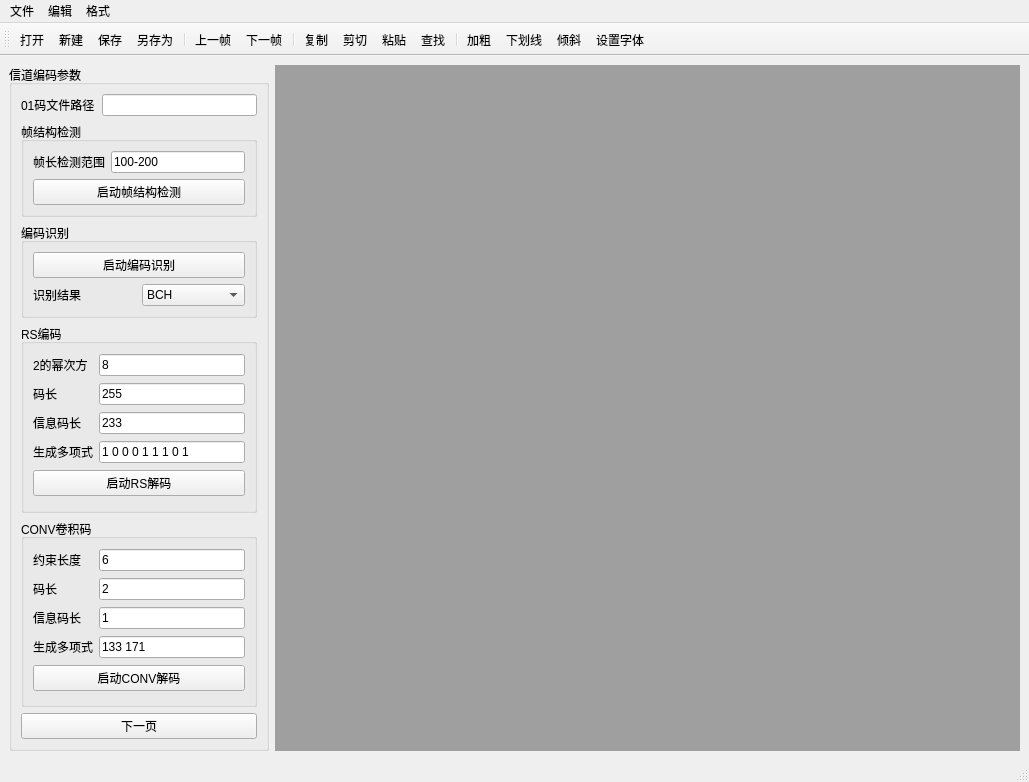
<?xml version="1.0" encoding="UTF-8"?>
<ui version="4.0">
 <class>MainWindow</class>
 <widget class="QMainWindow" name="MainWindow">
  <property name="geometry">
   <rect>
    <x>0</x>
    <y>0</y>
    <width>1029</width>
    <height>782</height>
   </rect>
  </property>
  <property name="windowTitle">
   <string>MainWindow</string>
  </property>
  <widget class="QWidget" name="centralwidget">
   <property name="sizePolicy">
    <sizepolicy hsizetype="Ignored" vsizetype="Ignored">
     <horstretch>0</horstretch>
     <verstretch>0</verstretch>
    </sizepolicy>
   </property>
   <layout class="QGridLayout" name="gridLayout_3" columnstretch="1,9">
    <item row="0" column="0">
     <widget class="QStackedWidget" name="stackedWidget">
      <property name="minimumSize">
       <size>
        <width>260</width>
        <height>0</height>
       </size>
      </property>
      <property name="currentIndex">
       <number>0</number>
      </property>
      <widget class="QWidget" name="page">
       <layout class="QGridLayout" name="gridLayout">
        <property name="leftMargin">
         <number>0</number>
        </property>
        <property name="topMargin">
         <number>0</number>
        </property>
        <property name="rightMargin">
         <number>0</number>
        </property>
        <property name="bottomMargin">
         <number>0</number>
        </property>
        <property name="spacing">
         <number>0</number>
        </property>
        <item row="0" column="0">
         <widget class="QGroupBox" name="groupBox_5">
          <property name="title">
           <string>信道编码参数</string>
          </property>
          <layout class="QGridLayout" name="gridLayout_24" rowstretch="1,2,2,5,5,1">
           <item row="0" column="0">
            <widget class="QLabel" name="label_45">
             <property name="text">
              <string>01码文件路径</string>
             </property>
            </widget>
           </item>
           <item row="0" column="1">
            <widget class="QLineEdit" name="lineEdit_bitfilename_coding">
             <property name="text">
              <string/>
             </property>
            </widget>
           </item>
           <item row="1" column="0" colspan="2">
            <widget class="QGroupBox" name="groupBox_10">
             <property name="title">
              <string>帧结构检测</string>
             </property>
             <layout class="QGridLayout" name="gridLayout_15">
              <property name="leftMargin">
               <number>9</number>
              </property>
              <property name="topMargin">
               <number>9</number>
              </property>
              <property name="bottomMargin">
               <number>9</number>
              </property>
              <item row="0" column="0">
               <widget class="QLabel" name="label_46">
                <property name="text">
                 <string>帧长检测范围</string>
                </property>
               </widget>
              </item>
              <item row="0" column="1">
               <widget class="QLineEdit" name="lineEdit_range">
                <property name="text">
                 <string>100-200</string>
                </property>
               </widget>
              </item>
              <item row="1" column="0" colspan="2">
               <widget class="QPushButton" name="pushButton_framestructuredetection">
                <property name="text">
                 <string>启动帧结构检测</string>
                </property>
               </widget>
              </item>
             </layout>
            </widget>
           </item>
           <item row="2" column="0" colspan="2">
            <widget class="QGroupBox" name="groupBox_15">
             <property name="title">
              <string>编码识别</string>
             </property>
             <layout class="QGridLayout" name="gridLayout_16">
              <item row="0" column="0" colspan="2">
               <widget class="QPushButton" name="pushButton_opencodingidentify">
                <property name="text">
                 <string>启动编码识别</string>
                </property>
               </widget>
              </item>
              <item row="1" column="0">
               <widget class="QLabel" name="label_60">
                <property name="text">
                 <string>识别结果</string>
                </property>
               </widget>
              </item>
              <item row="1" column="1">
               <widget class="QComboBox" name="comboBox_identifyresult">
                <item>
                 <property name="text">
                  <string>BCH</string>
                 </property>
                </item>
                <item>
                 <property name="text">
                  <string>RS</string>
                 </property>
                </item>
                <item>
                 <property name="text">
                  <string>系统卷积码</string>
                 </property>
                </item>
                <item>
                 <property name="text">
                  <string>非系统卷积码</string>
                 </property>
                </item>
                <item>
                 <property name="text">
                  <string>LDPC</string>
                 </property>
                </item>
                <item>
                 <property name="text">
                  <string>扰码</string>
                 </property>
                </item>
               </widget>
              </item>
             </layout>
            </widget>
           </item>
           <item row="3" column="0" colspan="2">
            <widget class="QGroupBox" name="groupBox_7">
             <property name="minimumSize">
              <size>
               <width>0</width>
               <height>0</height>
              </size>
             </property>
             <property name="title">
              <string>RS编码</string>
             </property>
             <layout class="QGridLayout" name="gridLayout_11">
              <property name="topMargin">
               <number>9</number>
              </property>
              <property name="bottomMargin">
               <number>9</number>
              </property>
              <item row="4" column="0" colspan="2">
               <widget class="QPushButton" name="pushButton_RS">
                <property name="text">
                 <string>启动RS解码</string>
                </property>
               </widget>
              </item>
              <item row="0" column="0">
               <widget class="QLabel" name="label_36">
                <property name="text">
                 <string>2的幂次方</string>
                </property>
               </widget>
              </item>
              <item row="1" column="1">
               <widget class="QLineEdit" name="lineEdit_rs_n">
                <property name="text">
                 <string>255</string>
                </property>
               </widget>
              </item>
              <item row="3" column="0">
               <widget class="QLabel" name="label_39">
                <property name="text">
                 <string>生成多项式</string>
                </property>
               </widget>
              </item>
              <item row="3" column="1">
               <widget class="QLineEdit" name="lineEdit_rs_g">
                <property name="text">
                 <string>1 0 0 0 1 1 1 0 1</string>
                </property>
               </widget>
              </item>
              <item row="0" column="1">
               <widget class="QLineEdit" name="lineEdit_rs_m">
                <property name="text">
                 <string>8</string>
                </property>
               </widget>
              </item>
              <item row="2" column="1">
               <widget class="QLineEdit" name="lineEdit_rs_k">
                <property name="text">
                 <string>233</string>
                </property>
               </widget>
              </item>
              <item row="1" column="0">
               <widget class="QLabel" name="label_37">
                <property name="text">
                 <string>码长</string>
                </property>
               </widget>
              </item>
              <item row="2" column="0">
               <widget class="QLabel" name="label_38">
                <property name="text">
                 <string>信息码长</string>
                </property>
               </widget>
              </item>
             </layout>
            </widget>
           </item>
           <item row="4" column="0" colspan="2">
            <widget class="QGroupBox" name="groupBox_8">
             <property name="minimumSize">
              <size>
               <width>0</width>
               <height>0</height>
              </size>
             </property>
             <property name="title">
              <string>CONV卷积码</string>
             </property>
             <layout class="QGridLayout" name="gridLayout_12" rowstretch="1,1,1,1,1">
              <property name="topMargin">
               <number>9</number>
              </property>
              <property name="bottomMargin">
               <number>9</number>
              </property>
              <item row="0" column="0">
               <widget class="QLabel" name="label_40">
                <property name="text">
                 <string>约束长度</string>
                </property>
               </widget>
              </item>
              <item row="3" column="0">
               <widget class="QLabel" name="label_43">
                <property name="text">
                 <string>生成多项式</string>
                </property>
               </widget>
              </item>
              <item row="1" column="0">
               <widget class="QLabel" name="label_41">
                <property name="text">
                 <string>码长</string>
                </property>
               </widget>
              </item>
              <item row="3" column="1">
               <widget class="QLineEdit" name="lineEdit_conv_pins">
                <property name="text">
                 <string>133 171</string>
                </property>
               </widget>
              </item>
              <item row="2" column="1">
               <widget class="QLineEdit" name="lineEdit_conv_k">
                <property name="text">
                 <string>1</string>
                </property>
               </widget>
              </item>
              <item row="1" column="1">
               <widget class="QLineEdit" name="lineEdit_conv_n">
                <property name="text">
                 <string>2</string>
                </property>
               </widget>
              </item>
              <item row="2" column="0">
               <widget class="QLabel" name="label_42">
                <property name="text">
                 <string>信息码长</string>
                </property>
               </widget>
              </item>
              <item row="0" column="1">
               <widget class="QLineEdit" name="lineEdit_conv_m">
                <property name="text">
                 <string>6</string>
                </property>
               </widget>
              </item>
              <item row="4" column="0" colspan="2">
               <widget class="QPushButton" name="pushButton_CONV">
                <property name="text">
                 <string>启动CONV解码</string>
                </property>
               </widget>
              </item>
             </layout>
            </widget>
           </item>
           <item row="5" column="0" colspan="2">
            <widget class="QPushButton" name="pushButton_codingnextpage">
             <property name="text">
              <string>下一页</string>
             </property>
            </widget>
           </item>
          </layout>
         </widget>
        </item>
       </layout>
      </widget>
      <widget class="QWidget" name="page_2">
       <layout class="QGridLayout" name="gridLayout_2">
        <property name="leftMargin">
         <number>0</number>
        </property>
        <property name="topMargin">
         <number>0</number>
        </property>
        <property name="rightMargin">
         <number>0</number>
        </property>
        <property name="bottomMargin">
         <number>0</number>
        </property>
        <property name="spacing">
         <number>0</number>
        </property>
        <item row="0" column="0">
         <widget class="QGroupBox" name="groupBox_11">
          <property name="title">
           <string>信道编码参数</string>
          </property>
          <layout class="QGridLayout" name="gridLayout_22" rowstretch="2,4,4,3,3,1">
           <item row="0" column="0">
            <widget class="QGroupBox" name="groupBox_9">
             <property name="title">
              <string>DESSR扰码</string>
             </property>
             <layout class="QGridLayout" name="gridLayout_13">
              <property name="topMargin">
               <number>9</number>
              </property>
              <property name="bottomMargin">
               <number>9</number>
              </property>
              <item row="0" column="0">
               <widget class="QLabel" name="label_44">
                <property name="text">
                 <string>生成多项式</string>
                </property>
               </widget>
              </item>
              <item row="0" column="1">
               <widget class="QLineEdit" name="lineEdit_dessr_g">
                <property name="text">
                 <string>5 3 0</string>
                </property>
               </widget>
              </item>
              <item row="1" column="0" colspan="2">
               <widget class="QPushButton" name="pushButton_DESSR">
                <property name="text">
                 <string>启动DESSR解码</string>
                </property>
               </widget>
              </item>
             </layout>
            </widget>
           </item>
           <item row="1" column="0">
            <widget class="QGroupBox" name="groupBox_6">
             <property name="title">
              <string>BCH编码</string>
             </property>
             <layout class="QGridLayout" name="gridLayout_10">
              <property name="topMargin">
               <number>3</number>
              </property>
              <property name="bottomMargin">
               <number>3</number>
              </property>
              <item row="0" column="1">
               <widget class="QLineEdit" name="lineEdit_bch_n">
                <property name="text">
                 <string>15</string>
                </property>
               </widget>
              </item>
              <item row="2" column="1">
               <widget class="QLineEdit" name="lineEdit_bch_pins">
                <property name="text">
                 <string>8 7 6 4 0</string>
                </property>
               </widget>
              </item>
              <item row="1" column="1">
               <widget class="QLineEdit" name="lineEdit_bch_k">
                <property name="text">
                 <string>7</string>
                </property>
               </widget>
              </item>
              <item row="2" column="0">
               <widget class="QLabel" name="label_35">
                <property name="text">
                 <string>生成多项式</string>
                </property>
               </widget>
              </item>
              <item row="3" column="0" colspan="2">
               <widget class="QPushButton" name="pushButton_BCH">
                <property name="text">
                 <string>启动BCH解码</string>
                </property>
               </widget>
              </item>
              <item row="1" column="0">
               <widget class="QLabel" name="label_34">
                <property name="text">
                 <string>信息码长</string>
                </property>
               </widget>
              </item>
              <item row="0" column="0">
               <widget class="QLabel" name="label_33">
                <property name="text">
                 <string>码长</string>
                </property>
               </widget>
              </item>
             </layout>
            </widget>
           </item>
           <item row="2" column="0">
            <widget class="QGroupBox" name="groupBox_12">
             <property name="title">
              <string>TPC</string>
             </property>
             <layout class="QGridLayout" name="gridLayout_19">
              <item row="1" column="1">
               <widget class="QLineEdit" name="lineEdit_tpc_k">
                <property name="text">
                 <string>7</string>
                </property>
               </widget>
              </item>
              <item row="1" column="0">
               <widget class="QLabel" name="label_54">
                <property name="text">
                 <string>信息码长</string>
                </property>
               </widget>
              </item>
              <item row="0" column="0">
               <widget class="QLabel" name="label_55">
                <property name="text">
                 <string>码长</string>
                </property>
               </widget>
              </item>
              <item row="2" column="1">
               <widget class="QLineEdit" name="lineEdit_tpc_pins">
                <property name="text">
                 <string>8 7 6 4 0</string>
                </property>
               </widget>
              </item>
              <item row="2" column="0">
               <widget class="QLabel" name="label_52">
                <property name="text">
                 <string>生成多项式</string>
                </property>
               </widget>
              </item>
              <item row="0" column="1">
               <widget class="QLineEdit" name="lineEdit_tpc_n">
                <property name="text">
                 <string>15</string>
                </property>
               </widget>
              </item>
              <item row="3" column="0" colspan="2">
               <widget class="QPushButton" name="pushButton_TPC">
                <property name="text">
                 <string>启动TPC</string>
                </property>
               </widget>
              </item>
             </layout>
            </widget>
           </item>
           <item row="3" column="0">
            <widget class="QGroupBox" name="groupBox_13">
             <property name="title">
              <string>LDPC</string>
             </property>
             <layout class="QGridLayout" name="gridLayout_20">
              <item row="0" column="0">
               <widget class="QLabel" name="label_56">
                <property name="text">
                 <string>码长</string>
                </property>
               </widget>
              </item>
              <item row="0" column="2">
               <widget class="QLineEdit" name="lineEdit_ldpc_n">
                <property name="text">
                 <string>1024</string>
                </property>
               </widget>
              </item>
              <item row="1" column="0" colspan="2">
               <widget class="QLabel" name="label_57">
                <property name="text">
                 <string>信息码长</string>
                </property>
               </widget>
              </item>
              <item row="1" column="2">
               <widget class="QLineEdit" name="lineEdit_ldpc_k">
                <property name="text">
                 <string>512</string>
                </property>
               </widget>
              </item>
              <item row="2" column="0" colspan="3">
               <widget class="QPushButton" name="pushButton_ldpc">
                <property name="text">
                 <string>启动LDPC</string>
                </property>
               </widget>
              </item>
             </layout>
            </widget>
           </item>
           <item row="4" column="0">
            <widget class="QGroupBox" name="groupBox_14">
             <property name="title">
              <string>TCC</string>
             </property>
             <layout class="QGridLayout" name="gridLayout_21">
              <item row="0" column="0">
               <widget class="QLabel" name="label_58">
                <property name="text">
                 <string>码长</string>
                </property>
               </widget>
              </item>
              <item row="0" column="1">
               <widget class="QLineEdit" name="lineEdit_tcc_n"/>
              </item>
              <item row="1" column="0">
               <widget class="QLabel" name="label_59">
                <property name="text">
                 <string>信息码长</string>
                </property>
               </widget>
              </item>
              <item row="1" column="1">
               <widget class="QLineEdit" name="lineEdit_tcc_k"/>
              </item>
              <item row="2" column="0" colspan="2">
               <widget class="QPushButton" name="pushButton_TCC">
                <property name="text">
                 <string>启动TCC</string>
                </property>
               </widget>
              </item>
             </layout>
            </widget>
           </item>
           <item row="5" column="0">
            <widget class="QPushButton" name="pushButton_codinglastpage">
             <property name="text">
              <string>上一页</string>
             </property>
            </widget>
           </item>
          </layout>
         </widget>
        </item>
       </layout>
      </widget>
     </widget>
    </item>
    <item row="0" column="1">
     <widget class="QMdiArea" name="mdiArea"/>
    </item>
   </layout>
  </widget>
  <widget class="QMenuBar" name="menubar">
   <property name="geometry">
    <rect>
     <x>0</x>
     <y>0</y>
     <width>1029</width>
     <height>28</height>
    </rect>
   </property>
   <widget class="QMenu" name="menu">
    <property name="title">
     <string>文件</string>
    </property>
    <addaction name="action"/>
    <addaction name="separator"/>
    <addaction name="action_S"/>
   </widget>
   <widget class="QMenu" name="menu_2">
    <property name="title">
     <string>编辑</string>
    </property>
   </widget>
   <widget class="QMenu" name="menu_3">
    <property name="title">
     <string>格式</string>
    </property>
   </widget>
   <addaction name="menu"/>
   <addaction name="menu_2"/>
   <addaction name="menu_3"/>
  </widget>
  <widget class="QStatusBar" name="statusbar"/>
  <widget class="QToolBar" name="toolBar">
   <property name="windowTitle">
    <string>toolBar</string>
   </property>
   <attribute name="toolBarArea">
    <enum>TopToolBarArea</enum>
   </attribute>
   <attribute name="toolBarBreak">
    <bool>false</bool>
   </attribute>
   <addaction name="action_Open"/>
   <addaction name="action_New"/>
   <addaction name="action_Save"/>
   <addaction name="action_SavaAs"/>
   <addaction name="separator"/>
   <addaction name="previousFrame"/>
   <addaction name="nextFrame"/>
   <addaction name="separator"/>
   <addaction name="action_Copy"/>
   <addaction name="action_Cut"/>
   <addaction name="action_Paste"/>
   <addaction name="action_Find"/>
   <addaction name="separator"/>
   <addaction name="action_Bold"/>
   <addaction name="action_Underline"/>
   <addaction name="action_Italic"/>
   <addaction name="action_Font"/>
  </widget>
  <action name="action">
   <property name="text">
    <string>打开文件</string>
   </property>
  </action>
  <action name="action_S">
   <property name="text">
    <string>保存文件</string>
   </property>
  </action>
  <action name="action_Open">
   <property name="icon">
    <iconset>
     <normaloff>:/new/prefix1/res/打开.png</normaloff>:/new/prefix1/res/打开.png</iconset>
   </property>
   <property name="text">
    <string>打开</string>
   </property>
  </action>
  <action name="action_New">
   <property name="icon">
    <iconset>
     <normaloff>:/new/prefix1/res/新建 .png</normaloff>:/new/prefix1/res/新建 .png</iconset>
   </property>
   <property name="text">
    <string>新建</string>
   </property>
  </action>
  <action name="action_Save">
   <property name="icon">
    <iconset>
     <normaloff>:/new/prefix1/res/保存.png</normaloff>:/new/prefix1/res/保存.png</iconset>
   </property>
   <property name="text">
    <string>保存</string>
   </property>
  </action>
  <action name="action_SavaAs">
   <property name="icon">
    <iconset>
     <normaloff>:/new/prefix1/res/另存为.png</normaloff>:/new/prefix1/res/另存为.png</iconset>
   </property>
   <property name="text">
    <string>另存为</string>
   </property>
  </action>
  <action name="action_Copy">
   <property name="icon">
    <iconset>
     <normaloff>:/new/prefix1/res/复制.png</normaloff>:/new/prefix1/res/复制.png</iconset>
   </property>
   <property name="text">
    <string>复制</string>
   </property>
  </action>
  <action name="action_Cut">
   <property name="icon">
    <iconset>
     <normaloff>:/new/prefix1/res/剪切板,剪切.png</normaloff>:/new/prefix1/res/剪切板,剪切.png</iconset>
   </property>
   <property name="text">
    <string>剪切</string>
   </property>
  </action>
  <action name="action_Paste">
   <property name="icon">
    <iconset>
     <normaloff>:/res/粘贴.png</normaloff>:/res/粘贴.png</iconset>
   </property>
   <property name="text">
    <string>粘贴</string>
   </property>
  </action>
  <action name="action_Find">
   <property name="icon">
    <iconset>
     <normaloff>:/new/prefix1/res/查询.png</normaloff>:/new/prefix1/res/查询.png</iconset>
   </property>
   <property name="text">
    <string>查找</string>
   </property>
  </action>
  <action name="action_Underline">
   <property name="icon">
    <iconset>
     <normaloff>:/new/prefix1/res/字体下划线.png</normaloff>:/new/prefix1/res/字体下划线.png</iconset>
   </property>
   <property name="text">
    <string>下划线</string>
   </property>
  </action>
  <action name="action_Bold">
   <property name="icon">
    <iconset>
     <normaloff>:/new/prefix1/res/字体加粗.png</normaloff>:/new/prefix1/res/字体加粗.png</iconset>
   </property>
   <property name="text">
    <string>加粗</string>
   </property>
  </action>
  <action name="action_Italic">
   <property name="icon">
    <iconset>
     <normaloff>:/new/prefix1/res/字体斜体.png</normaloff>:/new/prefix1/res/字体斜体.png</iconset>
   </property>
   <property name="text">
    <string>倾斜</string>
   </property>
  </action>
  <action name="action_Font">
   <property name="icon">
    <iconset>
     <normaloff>:/new/prefix1/res/设置字体.png</normaloff>:/new/prefix1/res/设置字体.png</iconset>
   </property>
   <property name="text">
    <string>设置字体</string>
   </property>
  </action>
  <action name="previousFrame">
   <property name="text">
    <string>上一帧</string>
   </property>
  </action>
  <action name="nextFrame">
   <property name="text">
    <string>下一帧</string>
   </property>
  </action>
 </widget>
 <resources/>
 <connections/>
</ui>
